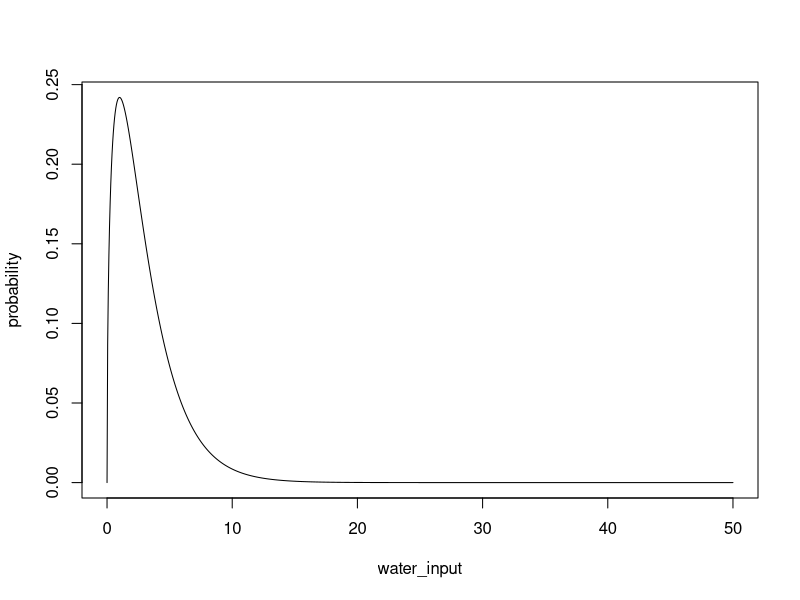
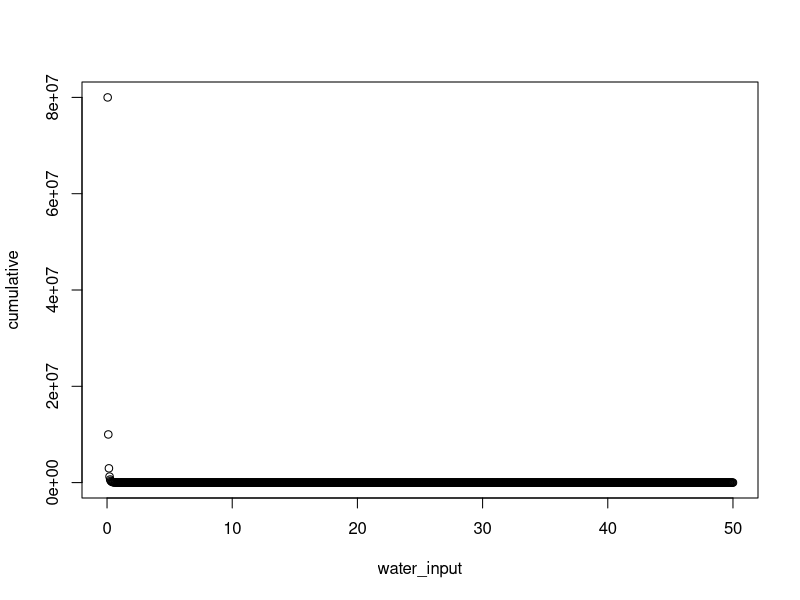

The R source for these figures, in order:
## Power Law Test

## How much water is being 

water_input = seq(from = 0, to = 50, by = 0.05)

k = -0.75
c = 10 # water average

k = 4
scale = 0.75

expectation = k * scale

probability = dchisq(water_input, df = 3)
 # = dgamma(water_input, scale, rate = k)

plot(probability ~ water_input, type = "l")


cumulative = c * (water_input/10)^(1-k)

plot(cumulative ~ water_input)





